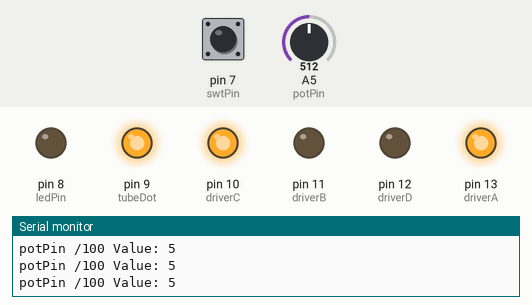
Recording of a sketch running on a simulated Arduino Uno, built with avr-gcc and run on an emulated ATmega328P. On the bench: output pins drawn as LEDs (lit = HIGH), the last lines printed to the serial monitor. The test bench sets the inputs (shaded band); at power-on: pin 7 (swtPin) LOW, A5 (potPin) = 512.

Above: at 1.2 s.
1.3 s: pin 7 (swtPin) pulled HIGH for 0.15 s
At 1.38 s:
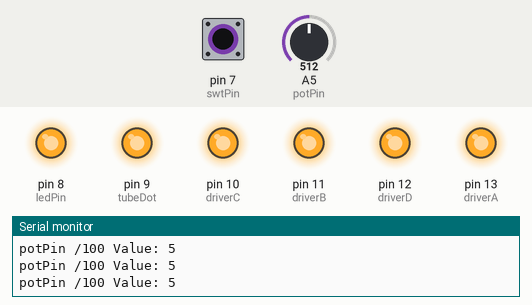
2.9 s: A5 (potPin) set to 583
5.9 s: A5 (potPin) set to 610
At 6.3 s:
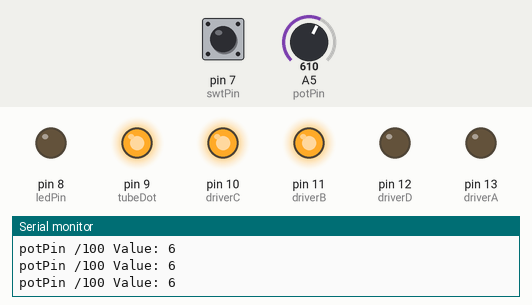
7.4 s: A5 (potPin) set to 716
At 8.2 s:
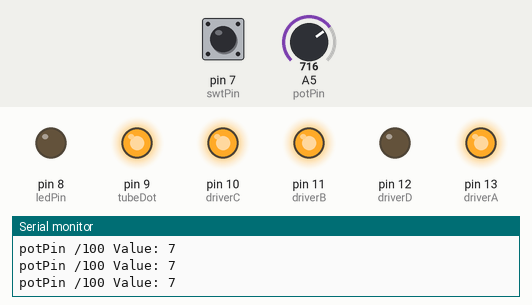
8.9 s: A5 (potPin) set to 791
11.9 s: A5 (potPin) set to 808
At 13.1 s:
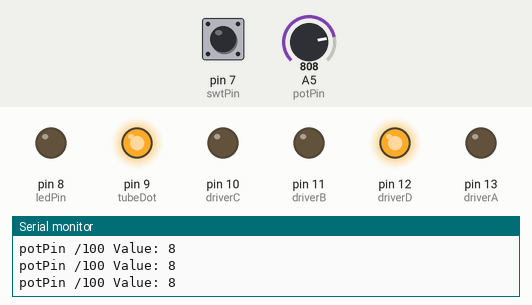
Timing chart, 0 to 14.4 s (numbered marks = the images above; inputs shaded):
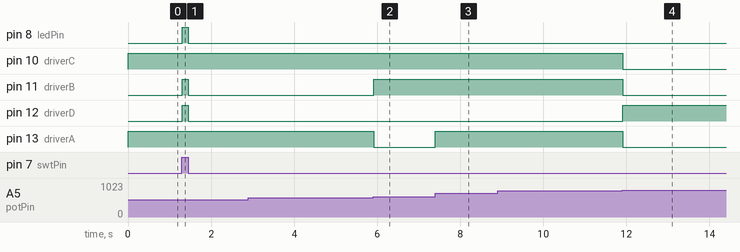

Measured:
- the behaviour switches between 599 and 600 on A5 (potPin) (found by bisection; images 1 and 2)
- the behaviour switches between 799 and 800 on A5 (potPin) (found by bisection; images 3 and 4)
- after the input at 1.3 s, pin 8 (ledPin), pin 11 (driverB), pin 12 (driverD): LOW → HIGH at once, → LOW 0.14 s later
- after the input at 5.9 s, pin 11 (driverB): LOW → HIGH at once; pin 13 (driverA): HIGH → LOW at once
- after the input at 7.4 s, pin 13 (driverA): LOW → HIGH at once
- after the input at 11.9 s, pin 10 (driverC), pin 11 (driverB), pin 13 (driverA): HIGH → LOW at once; pin 12 (driverD): LOW → HIGH at once

The sketch:

basic_number-by-pot.ino
```cpp
/*
  https://github.com/MarkFromSales/Nixie_Tubes
  More information in the README.MD

  Based on provided example, "Blink without Delay"
*/

// Variables will change:
int potVal;    // Variable value of potentiometer pin
int swtVal;    // Varuabke value of the switch pin

// Constants won't change:
const int ledPin = 8;           // Tube backlight pin
const int potPin = A5;          // Potentiometer pin
const int swtPin = 7;           // Pin to use for the on/off switch


// Tube variables
int driverA = 13; // Set the K155ID1 or 74141 IC input A Arduino GPIO pin
int driverB = 11; // Set the K155ID1 or 74141 IC input B Arduino GPIO pin
int driverC = 10; // Set the K155ID1 or 74141 IC input C Arduino GPIO pin
int driverD = 12; // Set the K155ID1 or 74141 IC input D Arduino GPIO pin
int tubeDot = 9;  // Pin to directly drive the decimal for tubes with that pin

// Function to set all the MCP GPIO pins to HIGH, shutting off the Nixies
void NixieOff () {
  digitalWrite(driverD, HIGH);
  digitalWrite(driverC, HIGH);
  digitalWrite(driverB, HIGH);
  digitalWrite(driverA, HIGH);
};

void NixieSet (int tubeVal) {
  digitalWrite(driverD, (tubeVal & 0x08) >> 3);
  digitalWrite(driverC, (tubeVal & 0x04) >> 2);
  digitalWrite(driverB, (tubeVal & 0x02) >> 1);
  digitalWrite(driverA, tubeVal & 0x01);
};


void setup() {
  // Initialize serial for debugging
  Serial.begin(9600);
  Serial.println();
  Serial.println("Setup Start");

  // Set the pin configurations
  pinMode(ledPin, OUTPUT);
  pinMode(potPin, INPUT);
  pinMode(swtPin, INPUT);
  pinMode(tubeDot, OUTPUT);
  digitalWrite(tubeDot, HIGH);
  pinMode(driverA, OUTPUT);
  pinMode(driverB, OUTPUT);
  pinMode(driverC, OUTPUT);
  pinMode(driverD, OUTPUT);
  NixieOff();
  Serial.println("Setup End");
}


void loop() {
  potVal = map(analogRead(potPin), 0, 1023, 500, 5);
  swtVal = digitalRead(swtPin);

  if (swtVal == 1) {
    NixieOff();    // Set all four Nixie IC inputs to HIGH, which is none
    digitalWrite(ledPin, HIGH);
  } else {
    NixieSet(analogRead(potPin) / 100);   // Set Nixie IC inputs according to what is in the brackets (0-9)
    digitalWrite(ledPin, LOW);
    Serial.print("potPin /100 Value: ");
    Serial.println(analogRead(potPin) / 100);
  }

}

// EOF
```
